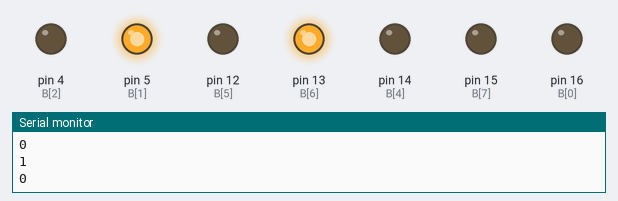
Recording of a sketch running on a simulated Arduino Uno, built with avr-gcc and run on an emulated ATmega328P. Shown: output pins drawn as LEDs (lit = HIGH), the last lines printed to the serial monitor. Pins used as bus, display or sensor lines are not drawn.

Above: at 0.1 s.
At 4.1 s:
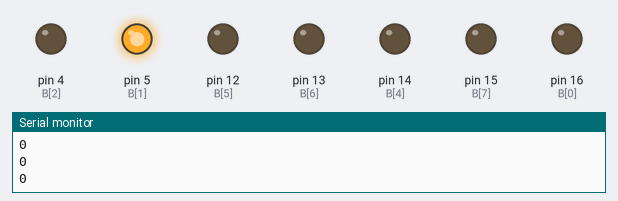
At 9.1 s:
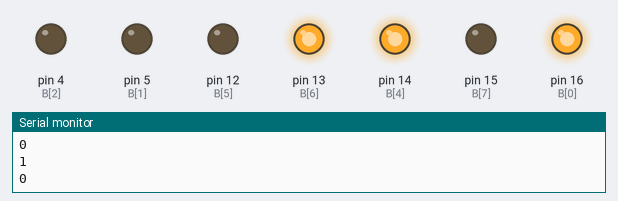
At 19.1 s:
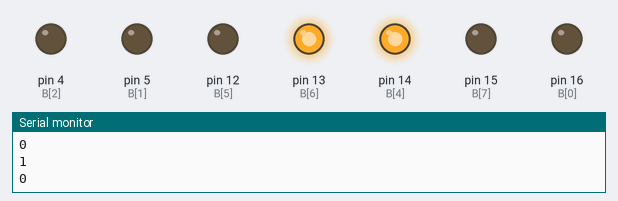
At 28.1 s:
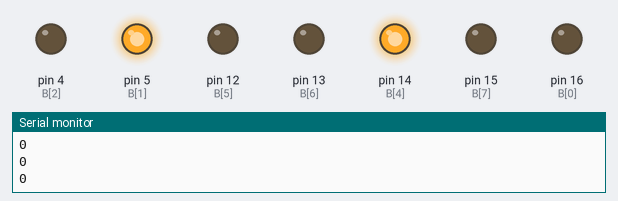
At 38.1 s:
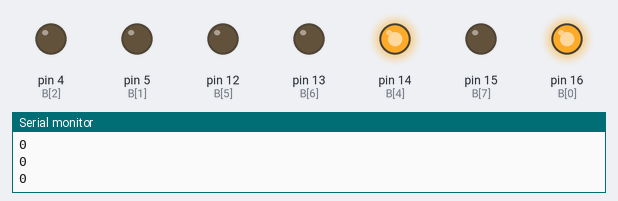
Timing chart, 0 to 40.0 s (numbered marks = the images above):
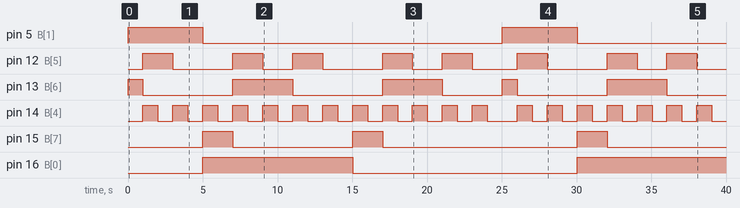

The sketch:

DownCounter.ino
```cpp
// Pin mappings
const int B[] = {16,5,4,0 , 14,12,13,15};


void dispBin(int num){

  for(int i = 0; i < 4; i++){

    // bitRead reads the binary bit of the number at the position indicated by the second argument
    if(bitRead(num, i) == 1)
      digitalWrite(B[i], HIGH);
    else
      digitalWrite(B[i], LOW);
  }
  Serial.println("Inside DispBin");
  Serial.println(num);

// Defining the required function
  Serial.print(digitalRead(B[3]));
  Serial.print("\t");
  Serial.print(digitalRead(B[2]));
  Serial.print("\t");
  Serial.print(digitalRead(B[1]));
  Serial.print("\t");
  Serial.print(digitalRead(B[0]));
  Serial.println("");
}
int highlow(char ch)
{
  if(ch=='1')
  {
    return HIGH;
  }
  else if(ch=='0')
  return LOW;

}
void setup() {
    Serial.begin(115200);

    //Setting the first digit pins to OUTPUT
    for(int i = 0; i <= 7; i ++)
      pinMode(B[i], OUTPUT);

    //Initializing the output
      digitalWrite(B[0], LOW);
      digitalWrite(B[1], LOW);
      digitalWrite(B[2], HIGH);
      digitalWrite(B[3], HIGH);

      digitalWrite(B[4], LOW);
      digitalWrite(B[5], HIGH);
      digitalWrite(B[6], LOW);
      digitalWrite(B[7], LOW);

    for(int i = 0; i <= 3; i ++)
      Serial.print(B[i]);

}

void loop() {

  if(digitalRead(B[0]) == LOW && digitalRead(B[1]) == LOW && digitalRead(B[2]) == LOW && digitalRead(B[3]) == LOW && digitalRead(B[4]) == LOW && digitalRead(B[5]) == LOW && digitalRead(B[6]) == LOW && digitalRead(B[7]) == LOW ){
      digitalWrite(B[0], LOW);
      digitalWrite(B[1], LOW);
      digitalWrite(B[2], HIGH);
      digitalWrite(B[3], HIGH);

      digitalWrite(B[4], LOW);
      digitalWrite(B[5], HIGH);
      digitalWrite(B[6], LOW);
      digitalWrite(B[7], LOW);
    }
    for(int i = 24; i >= 0; i --){
      int bcd=(i/10*16)+(i%10);
      //dispBin(i);
      String a = String(bcd,BIN);
      int z=8-a.length();
      for(int j=0;j<z;j++)
      a="0"+a;
      Serial.println(a);
      digitalWrite(B[0],highlow(a[3]));
      Serial.println(highlow(a[3]));
      digitalWrite(B[1],highlow(a[2]));
      Serial.println(highlow(a[2]));
      digitalWrite(B[2],highlow(a[1]));
      Serial.println(highlow(a[1]));
      digitalWrite(B[3],highlow(a[0]));
      Serial.println(highlow(a[0]));
      Serial.println("");
      Serial.println("");

      digitalWrite(B[4],highlow(a[7]));
      Serial.println(highlow(a[7]));
      digitalWrite(B[5],highlow(a[6]));
      Serial.println(highlow(a[6]));
      digitalWrite(B[6],highlow(a[5]));
      Serial.println(highlow(a[5]));
      digitalWrite(B[7],highlow(a[4]));
      Serial.println(highlow(a[4]));
      Serial.println("");

      delay(1000);
    }

}
```

Measured:
- by itself, pin 5 (B[1]): alternates HIGH for 5.0 s and LOW for 20.0 s
- by itself, pin 12 (B[5]): LOW → HIGH at 1.0 s, → LOW 2.0 s later, → HIGH 4.0 s later, → LOW 2.0 s later, … (16 changes in this stretch)
- by itself, pin 13 (B[6]): LOW → HIGH at 0.00 s, → LOW 1.0 s later, → HIGH 6.0 s later, → LOW 4.0 s later, … (10 changes in this stretch)
- by itself, pin 14 (B[4]): goes 11 × (HIGH 1.0 s, LOW 1.0 s), HIGH 1.0 s, LOW 2.0 s, 6 × (HIGH 1.0 s, LOW 1.0 s), HIGH 1.0 s, then LOW
- by itself, pin 15 (B[7]): goes HIGH 2.0 s, LOW 8.0 s, HIGH 2.0 s, LOW 13.0 s, HIGH 2.0 s, then LOW
- by itself, pin 16 (B[0]): LOW → HIGH at 5.0 s, → LOW 10.0 s later, → HIGH 15.0 s later
